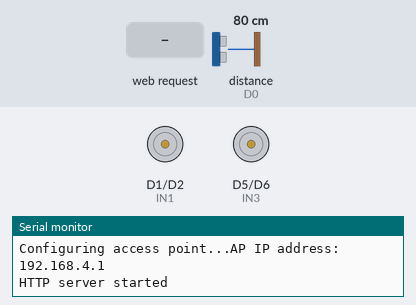
A sketch run on a simulated ESP8266 (NodeMCU). Shown: motor-driver pin pairs drawn as motors (green arrow = first pin HIGH = forward, orange = second pin HIGH = backward, longer = more drive), the last lines printed to the serial monitor. The test bench sets the inputs (shaded band); at power-on: distance to the obstacle (sensor on D0) 80 cm. The echo pulse lasts 58.3 µs per cm.

Above: at 2.2 s.
2.3 s: HTTP request GET /forward received
At 2.8 s:
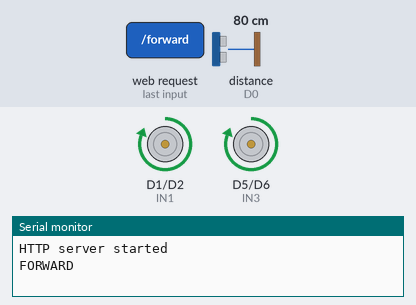
3.8 s: HTTP request GET /backward received
At 5.0 s:
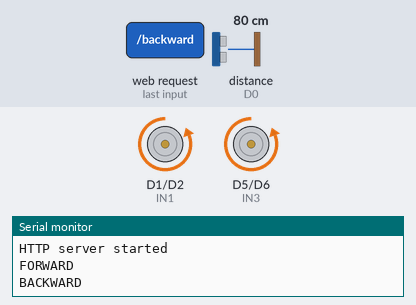
5.3 s: HTTP request GET /left received
At 5.4 s:
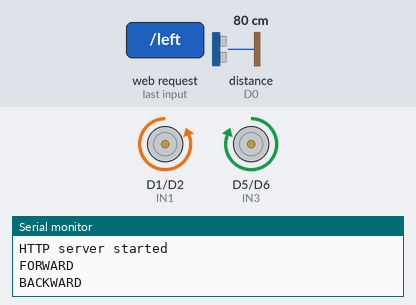
7.0 s: HTTP request GET /right received
At 7.1 s:
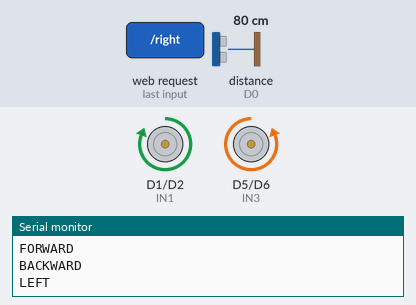
8.7 s: HTTP request GET /auto received
At 9.1 s:
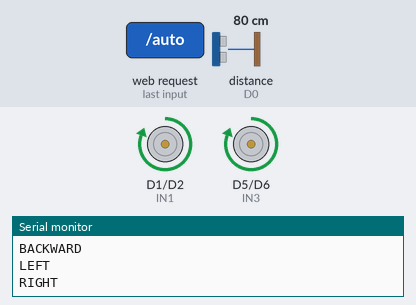
10.2 s: HTTP request GET /manual received
At 11.2 s:
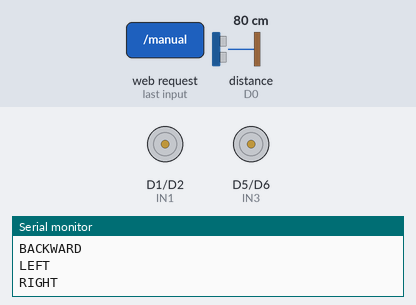
Timing chart, 0 to 12.7 s (numbered marks = the images above; inputs shaded):
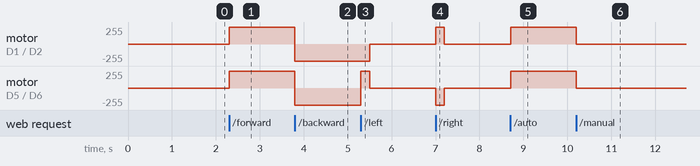

Measured:
- after the input at 2.3 s, motor on D1 (IN1) / D2 (IN2), motor on D5 (IN3) / D6 (IN4): stopped → forward 255/255 at once
- after the input at 3.8 s, motor on D1 (IN1) / D2 (IN2), motor on D5 (IN3) / D6 (IN4): forward 255/255 → backward 255/255 at once
- after the input at 5.3 s, motor on D1 (IN1) / D2 (IN2): backward 255/255 → stopped after 0.20 s; motor on D5 (IN3) / D6 (IN4): backward 255/255 → forward 255/255 at once, → stopped 0.20 s later
- after the input at 7.0 s, motor on D1 (IN1) / D2 (IN2): stopped → forward 255/255 at once, → stopped 0.20 s later; motor on D5 (IN3) / D6 (IN4): stopped → backward 255/255 at once, → stopped 0.20 s later
- after the input at 8.7 s, motor on D1 (IN1) / D2 (IN2), motor on D5 (IN3) / D6 (IN4): stopped → forward 255/255 at once
- after the input at 10.2 s, motor on D1 (IN1) / D2 (IN2), motor on D5 (IN3) / D6 (IN4): forward 255/255 → stopped at once

The sketch:

RC_car_using_webpage.ino
```cpp
#include <ESP8266WiFi.h>
#include <WiFiClient.h>
#include <ESP8266WebServer.h>

#ifndef APSSID
#define APSSID "ESP8266"
#define APPSK "1234"
#endif

#define triggerPin D7
#define echoPin D0
#define IN1 D1
#define IN2 D2
#define IN3 D5
#define IN4 D6

int obstacleCount = 0;
bool autoModeCount = false;
float distance;
/* Set these to your desired credentials. */
const char *ssid = APSSID;
const char *password = APPSK;

ESP8266WebServer server(80);

void handleRoot() {
  String html = R"rawliteral(
  <!DOCTYPE html>
  <html>
  <head>
    <title>RC Car Control</title>
  </head>
  <body style="text-align:center;">
    <h1>ESP8266 RC Car</h1>
  )rawliteral";

  html += "<h2>Distance: " + String(distance,1) + " cm</h2>";

  html += R"rawliteral(
    <p><a href="/forward"><button style="width:120px;height:50px;">FORWARD</button></a></p>

    <p>
      <a href="/left"><button style="width:120px;height:50px;">LEFT</button></a>
      <a href="/stop"><button style="width:120px;height:50px;">STOP</button></a>
      <a href="/right"><button style="width:120px;height:50px;">RIGHT</button></a>
    </p>

    <p><a href="/backward"><button style="width:120px;height:50px;">BACKWARD</button></a></p>

    <p>
      <a href="/auto"><button style="width:120px;height:50px;">AUTO</button></a>
      <a href="/manual"><button style="width:120px;height:50px;">MANUAL</button></a>
    </p>
  </body>
  </html>
  )rawliteral";
  server.send(200, "text/html", html);
}

void forward() {
  digitalWrite(IN1, HIGH);
  digitalWrite(IN2, LOW);
  digitalWrite(IN3, HIGH);
  digitalWrite(IN4, LOW);
  Serial.println("FORWARD");
  server.sendHeader("Location", "/");
  server.send(303);
}
void backward() {
  digitalWrite(IN1, LOW);
  digitalWrite(IN2, HIGH);
  digitalWrite(IN3, LOW);
  digitalWrite(IN4, HIGH);
  Serial.println("BACKWARD");
  server.sendHeader("Location", "/");
  server.send(303);
}
void stopCarMotorOnly() {
  digitalWrite(IN1, LOW);
  digitalWrite(IN2, LOW);
  digitalWrite(IN3, LOW);
  digitalWrite(IN4, LOW);
}
void right() {
  digitalWrite(IN1, HIGH);
  digitalWrite(IN2, LOW);
  digitalWrite(IN3, LOW);
  digitalWrite(IN4, HIGH);
  delay(200);
  stopCarMotorOnly();
  Serial.println("RIGHT");
  server.sendHeader("Location", "/");
  server.send(303);
}
void left() {
  digitalWrite(IN1, LOW);
  digitalWrite(IN2, HIGH);
  digitalWrite(IN3, HIGH);
  digitalWrite(IN4, LOW);
  delay(200);
  stopCarMotorOnly();
  Serial.println("LEFT");
  server.sendHeader("Location", "/");
  server.send(303);
}
void stopCar() {
  digitalWrite(IN1, LOW);
  digitalWrite(IN2, LOW);
  digitalWrite(IN3, LOW);
  digitalWrite(IN4, LOW);
  Serial.println("STOP");
  server.sendHeader("Location", "/");
  server.send(303);
}

void autoMode(){
  autoModeCount = true;
  server.sendHeader("Location", "/");
  server.send(303);
}
void Manual(){
  autoModeCount = false;
  stopCarMotorOnly();
  server.sendHeader("Location", "/");
  server.send(303);
}
void moveForward(){
  digitalWrite(IN1, HIGH);
  digitalWrite(IN2, LOW);
  digitalWrite(IN3, HIGH);
  digitalWrite(IN4, LOW);
}
void moveRight(){
  digitalWrite(IN1, HIGH);
  digitalWrite(IN2, LOW);
  digitalWrite(IN3, LOW);
  digitalWrite(IN4, HIGH);
}
void moveLeft(){
  digitalWrite(IN1, LOW);
  digitalWrite(IN2, HIGH);
  digitalWrite(IN3, HIGH);
  digitalWrite(IN4, LOW);
}
void obstacleAvoidance(){
  digitalWrite(triggerPin,LOW);
  delayMicroseconds(2);
  digitalWrite(triggerPin,HIGH);
  delayMicroseconds(10);
  digitalWrite(triggerPin,LOW);
  long duration = pulseIn(echoPin, HIGH, 30000);
  distance = (0.0342*duration)/2;
  if(distance > 0 && distance <= 15){
    obstacleCount++;
    stopCarMotorOnly();
    delay(200);
    moveRight();
    delay(200);
    stopCarMotorOnly();
    if(obstacleCount>=2){
      for(int i = 0; i<4 ; i++){
        moveLeft();
        delay(200);
      }
      stopCarMotorOnly();
      obstacleCount=0;
    }
  }
  else{
    obstacleCount = 0;
    moveForward();
  }
}
void setup() {
  delay(1000);
  Serial.begin(115200);
  Serial.println();
  Serial.print("Configuring access point...");
  /* You can remove the password parameter if you want the AP to be open. */
  WiFi.softAP(ssid, password);

  IPAddress myIP = WiFi.softAPIP();
  Serial.print("AP IP address: ");
  Serial.println(myIP);
  server.on("/", handleRoot);
  server.begin();
  Serial.println("HTTP server started");
  pinMode(IN1, OUTPUT);
  pinMode(IN2, OUTPUT);
  pinMode(IN3, OUTPUT);
  pinMode(IN4, OUTPUT);
  pinMode(echoPin,INPUT);
  pinMode(triggerPin,OUTPUT);
  server.on("/", handleRoot);
  server.on("/forward", forward);
  server.on("/backward", backward);
  server.on("/left", left);
  server.on("/right", right);
  server.on("/stop", stopCar);
  server.on("/auto", autoMode);
  server.on("/manual", Manual);
}

void loop() {
  server.handleClient();
  if(autoModeCount){
    obstacleAvoidance();
  }
}
```
